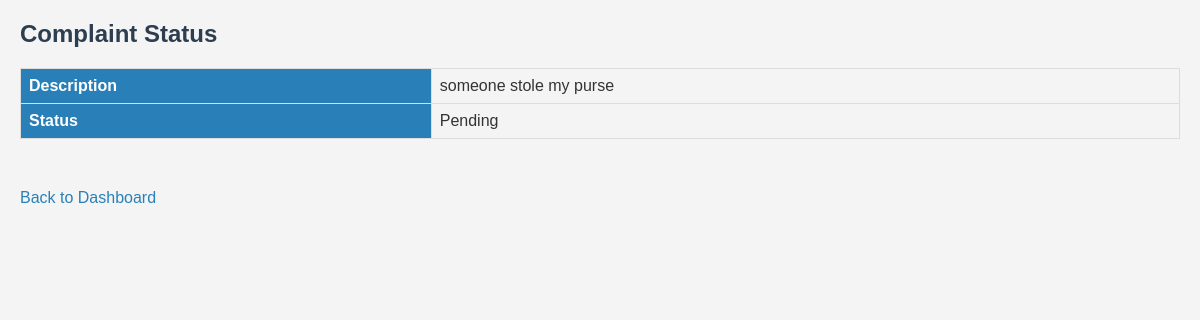
Before: /complaint/status/1 (signed in) with the older database file.
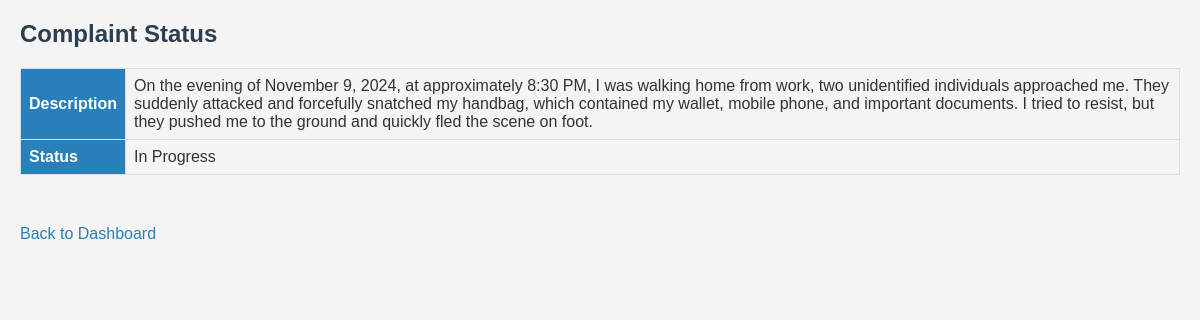
After: the same page with the newer database file.
### tables this page shows
CREATE TABLE complaints (
            id INTEGER PRIMARY KEY,
            citizen_id INTEGER NOT NULL,
            description TEXT NOT NULL,
            status TEXT DEFAULT 'Pending',
            image TEXT,
            department TEXT NOT NULL,
            police_id INTEGER,  -- Add this line to store assigned police officer ID
            FOREIGN KEY (citizen_id) REFERENCES citizens(id),
            FOREIGN KEY (police_id) REFERENCES police(id)
        );

### app.py (the view)
@app.route('/complaint/status/<int:complaint_id>')
def complaint_status(complaint_id):
    if 'id' not in session:
        return redirect(url_for('citizen_login'))
    conn = get_db_connection()
    cursor = conn.cursor()
    cursor.execute('SELECT * FROM complaints WHERE id = ?', (complaint_id,))
    complaint = cursor.fetchone()
    conn.close()
    return render_template('status.html', complaint=complaint)

### app.py (called while the page is built)
def get_db_connection():
    conn = sqlite3.connect('database.db')
    conn.row_factory = sqlite3.Row
    return conn

### templates/status.html (shortened to what this page needs)
<!DOCTYPE html>
<html lang="en">
<head>
    <link rel="stylesheet" href="{{ url_for('static', filename='style.css') }}">
</head>
<body>
    <h2>Complaint Status</h2>
    <table>
        <tbody>
            <tr>
                <th>Description</th>
                <td>{{ complaint['description'] }}</td>
            </tr>
            <tr>
                <th>Status</th>
                <td>{{ complaint['status'] }}</td>
            </tr>
        </tbody>
    </table>
    <a href="/citizen/dashboard">Back to Dashboard</a>
</body>
</html>

### static/style.css (style rules this page uses)
* { box-sizing: border-box; margin: 0; padding: 0; font-family: Arial, sans-serif; }
body { background-color: #f4f4f4; color: #333; }
h2 { margin-bottom: 20px; }

### templates/status.html (style rules this page uses)
body { font-family: Arial, sans-serif; margin: 0; padding: 20px; background-color: #f4f4f4; }
h2 { color: #2c3e50; margin-bottom: 20px; }
table { width: 100%; border-collapse: collapse; margin-bottom: 30px; }
th, td { border: 1px solid #ddd; padding: 8px; text-align: left; }
th { background-color: #2980b9; color: white; }
a { display: inline-block; margin-top: 20px; text-decoration: none; color: #2980b9; }

Changed rows visible on the page:
changed complaints: description "someone stole my purse" → "On the evening of November 9, 2024, at approximately 8:30 PM, I was walking home from work, two unidentified individuals approached me. They suddenly attacked and forcefully snatched my handbag, which contained my wallet, mobile phone, and important documents. I tried to resist, but they pushed me to the ground and quickly fled the scene on foot."; status "Pending" → "In Progress"
